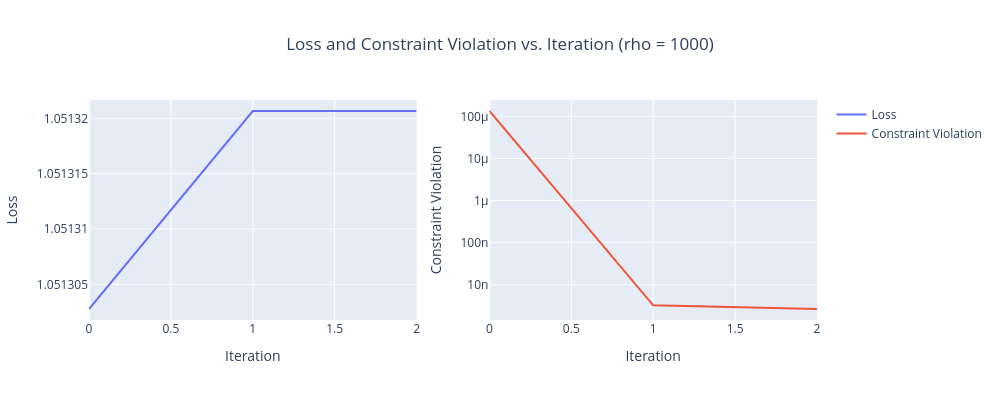

Notebook code for this chart:
### Code cell
# Question 2d
n = 1000
m = 500
A = np.random.normal(size=(m, n))
b = np.ones(m)
rho = 1e3
T = 3
w = np.zeros(m)

constraints = np.array([])
losses = np.array([])

for t in range(T):
    x = np.linalg.inv(2 * np.eye(n) + rho * A.T @ A) @ (A.T @ w + rho * A.T @ b)
    w = w + rho * (-A @ x + b)
    losses = np.append(losses, np.dot(x, x))
    constraints = np.append(constraints, np.linalg.norm(A @ x - b))
    
plot(losses, constraints, title="rho = 1000")

### Figure 1 — Plotly figure (JSON) as saved in the notebook; plotly's stock layout.template omitted (floating-point values rounded to 4 significant figures)
{"data": [{"mode": "lines", "name": "Loss", "type": "scatter", "x": [0, 1, 2], "xaxis": "x", "y": [1.051, 1.051, 1.051], "yaxis": "y"}, {"mode": "lines", "name": "Constraint Violation", "type": "scatter", "x": [0, 1, 2], "xaxis": "x2", "y": [0.0001338, 3.273e-09, 2.671e-09], "yaxis": "y2"}], "layout": {"height": 400, "showlegend": true, "title": {"text": "Loss and Constraint Violation vs. Iteration (rho = 1000)", "x": 0.5}, "width": 1000, "xaxis": {"anchor": "y", "domain": [0, 0.45], "title": {"text": "Iteration"}}, "xaxis2": {"anchor": "y2", "domain": [0.55, 1], "title": {"text": "Iteration"}}, "yaxis": {"anchor": "x", "domain": [0, 1], "title": {"text": "Loss"}, "type": "log"}, "yaxis2": {"anchor": "x2", "domain": [0, 1], "title": {"text": "Constraint Violation"}, "type": "log"}}}
